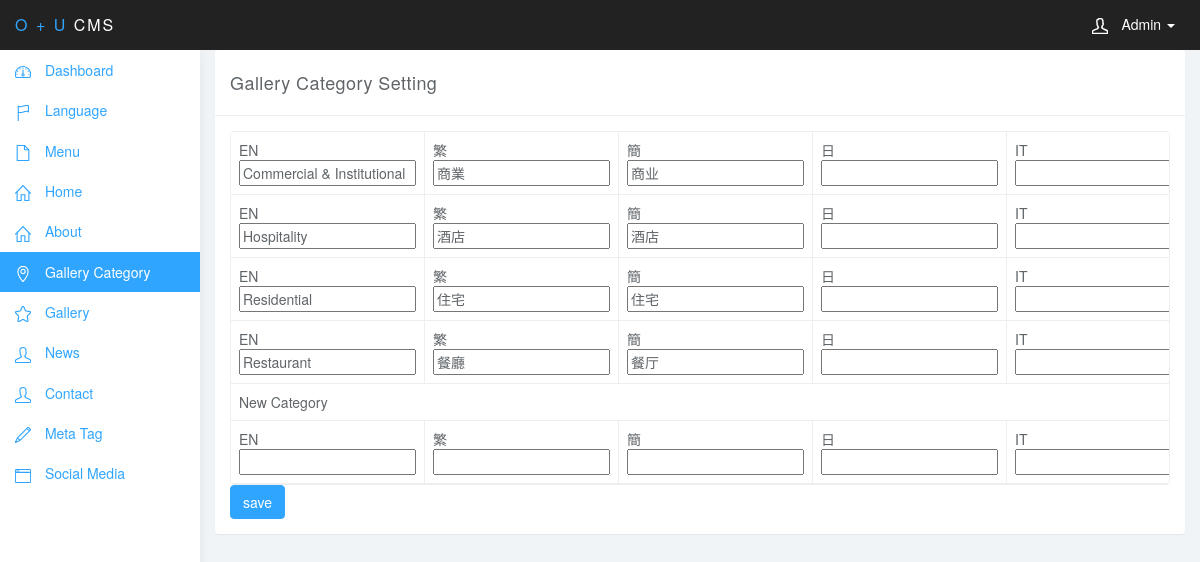
The page /oplusu_admin/gallery_category.php (signed in) on the database its author committed.
### tables this page shows
CREATE TABLE `lang_setting` (
  `lang_id` int(2) NOT NULL,
  `lang_code` varchar(2) NOT NULL,
  `display_name` varchar(10) NOT NULL,
  `open` int(1) NOT NULL
);

CREATE TABLE `gallery_category_setting` (
  `category_id` int(10) NOT NULL,
  `category` varchar(50) NOT NULL,
  `set_id` int(10) NOT NULL,
  `lang_id` int(2) NOT NULL
);

### oplusu_admin/controller/gallery_category_setting.inc (the view, shortened to what this page needs)
<?php
class GalleryCategoryClass
{
  function GetGalleryCategorySetting()
  {
    $resultRow = '';
    $result = mysqli_query($link, "select * from gallery_category") or die (mysql_error());
    while($row = mysqli_fetch_array($result))
    {
      $set_id = $row["set_id"];
      $resultRow .= '<tr>';
      $result2 = mysqli_query($link, "select * from lang_setting") or die (mysql_error());
      while($row2 = mysqli_fetch_array($result2))
      {
        $lang_id = $row2["lang_id"];
        $resultRow .= '<td>';
        $result3 = mysqli_query($link, "select * from gallery_category_setting where lang_id = '$lang_id' and set_id = '$set_id'") or  (mysql_error());
        if($row3 = mysqli_fetch_array($result3))
        {
            $resultRow .= $row2["display_name"] . '<input type = "text" name = "editcategory'.$row3["category_id"].'" value = "'.$row3["category"].'" />';
        }
        $resultRow .= '</td>';
      }
      $resultRow .= '<td>';
      $resultRow .= '<a href = "gallery_category_delete.php?set_id='.$set_id.'" class="btn btn-danger">Delete Category</a>';
      $resultRow .= '</td>';
      $resultRow .= '</tr>';
    }
    $resultRow .= '<tr>';
    $resultRow .= '<td colspan = "5">New Category</td>';
    $resultRow .= '<tr>';
    $result = mysqli_query($link, "select * from lang_setting") or die (mysql_error());
    while($row = mysqli_fetch_array($result))
    {
      $resultRow .= '<td>';
      $resultRow .= '<div class ="form-inline">';
      $resultRow .= $row["display_name"];
      $resultRow .= '<input type = "text" name = "newCategory'.$row["lang_id"].'" />';
      $resultRow .= '</div>';
      $resultRow .= '</td>';
    }
    return $resultRow;
  }
}
?>

### oplusu_admin/css/styles.css (style rules this page uses)
body { background: #f1f4f7; padding-top: 50px; color: #5f6468; }
.fixed-table-container tbody td { border: 1px solid #eee; }
.fixed-table-container tbody td:last-child { border-right: none; }

### rows shown on the page
lang_setting: display_name "EN", category "Commercial & Institutional", category "Hospitality", category "Residential", category "Restaurant", value "EN"
lang_setting: display_name "繁", category "商業", category "酒店", category "住宅", category "餐廳", value "繁"
lang_setting: display_name "簡", category "商业", category "酒店", category "住宅", category "餐厅", value "簡"
lang_setting: display_name "日", value "日"
lang_setting: display_name "IT", value "IT"
